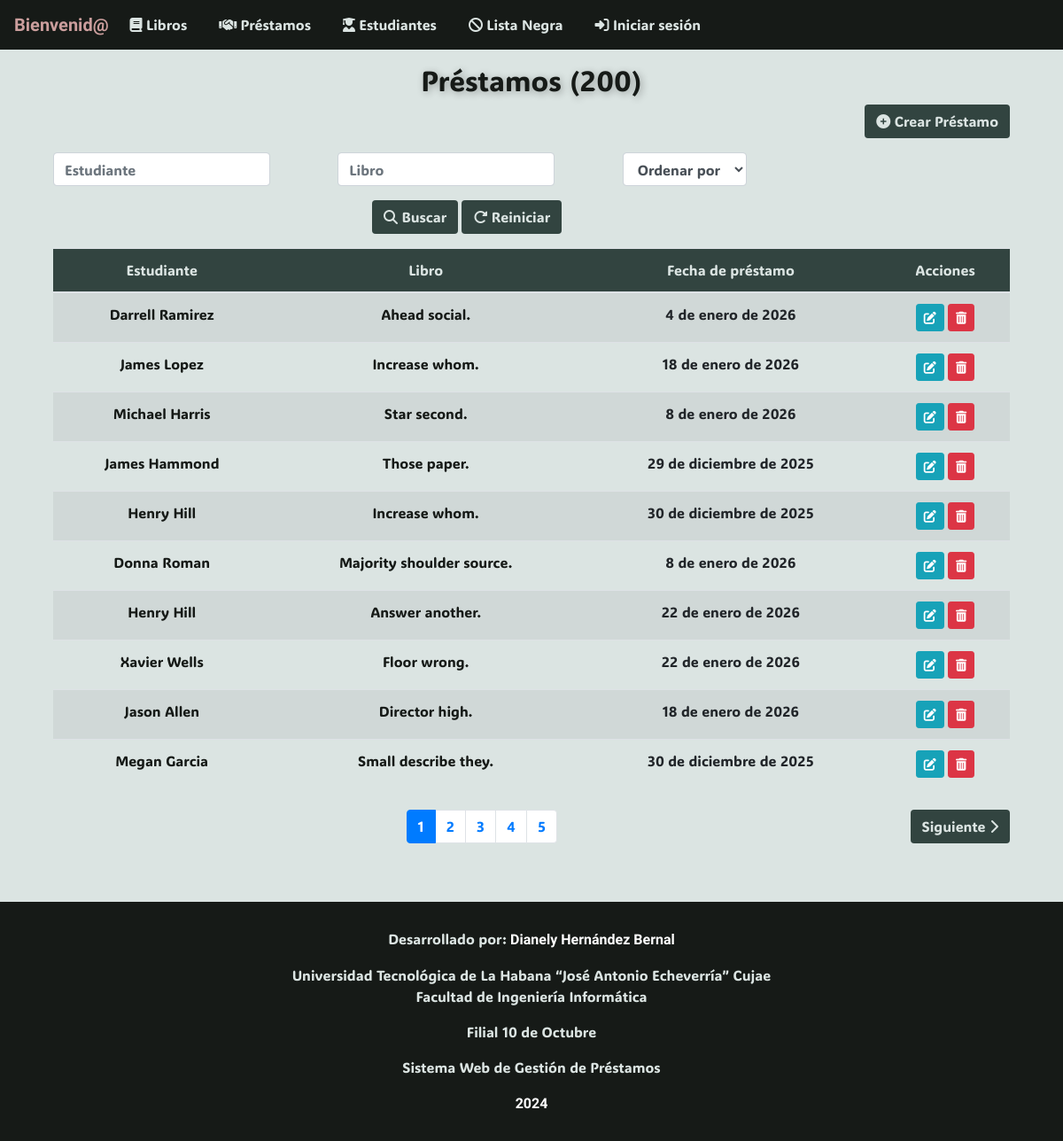
The page /prestamos/ on the database its author committed.
### app/models.py (models this page shows, shortened)
class Prestamo(models.Model):
    fecha = models.DateField()
    estudiante = models.ForeignKey(Estudiante, on_delete=models.CASCADE)
    libro = models.ForeignKey(Libro, on_delete=models.CASCADE)

class Estudiante(models.Model):
    nombre = models.CharField(max_length=30)
    apellidos = models.CharField(max_length=30)
    edad = models.IntegerField()
    anno_academico = models.IntegerField()
    CI = models.CharField(max_length=11, unique=True, validators=[RegexValidator(r'^\d{11}$')])
    telefono = models.CharField(max_length=8, validators=[RegexValidator(r'^\d{8}$')])

class Libro(models.Model):
    titulo = models.CharField(max_length=30)
    categoria = models.CharField(max_length=30, choices=LIBRO_CATEGORIA)
    cantidad_disponible = models.IntegerField()
    cantidad_prestada = models.IntegerField()
    autor = models.CharField(max_length=30)
    editorial = models.CharField(max_length=30)
    descripcion = models.TextField()

### app/views.py (the view)
# urls.py: path("prestamos/", PrestamoListView.as_view(), name="prestamo-list"),
class PrestamoListView(ListView):
    model = Prestamo
    template_name = "prestamo_list.html"
    context_object_name = "prestamos"
    def get_queryset(self):
        queryset = Prestamo.objects.all()
        estudiante = self.request.GET.get("buscar_estudiante", "")
        if estudiante:
            queryset = queryset.filter(estudiante__nombre__icontains=estudiante)
        libro = self.request.GET.get("buscar_libro", "")
        if libro:
            queryset = queryset.filter(libro__titulo__icontains=libro)
        orden = self.request.GET.get("ordenar_por", "")
        if orden:
            queryset = queryset.order_by(orden)
        return queryset
    def get_context_data(self, **kwargs):
        context = super().get_context_data(**kwargs)
        prestamos = self.get_queryset()
        context["cantidad"] = len(prestamos)
        paginator = Paginator(prestamos, 10)
        page = self.request.GET.get("page")
        prestamos = paginator.get_page(page)
        context["prestamos"] = prestamos
        return context

### app/templates/app/prestamo_list.html (shortened to what this page needs)
{% extends 'app/base.html' %}
{% block content %}
<div class="container mt-3">
    <h2 class="text-center display-5" style="animation: pulse 1.5s 1; text-shadow: 2px 2px 8px rgba(0, 0, 0, 0.3);">
        Préstamos ({{ cantidad }})
    </h2>
    <div class="text-right mb-3">
        <a href="{% url 'prestamo-create' %}" class="btn btn-color">
            <i class="fas fa-plus-circle"></i> Crear Préstamo
        </a>
    </div>
    <form method="GET" class="form-inline mb-3">
        <div class="row">
            <div class="col-md-4">
                <input type="text" name="buscar_estudiante" class="form-control" placeholder="Estudiante" value="{{ request.GET.buscar_estudiante }}">
            </div>
            <div class="col-md-4">
                <input type="text" name="buscar_libro" class="form-control" placeholder="Libro" value="{{ request.GET.buscar_libro }}">
            </div>
            <div class="col-md-4">
                <select name="ordenar_por" class="form-control">
                    <option value="">Ordenar por</option>
                </select>
            </div>
            <div class="col-md-12 text-center mt-3">
                <button type="submit" class="btn btn-color"><i class="fas fa-search"></i> Buscar</button>
                <a href="{% url 'prestamo-list' %}" class="btn btn-color"><i class="fas fa-redo-alt"></i> Reiniciar</a>
            </div>
        </div>
    </form>
    <table class="table table-striped text-center">
        <thead class="secondary-color">
            <tr>
                <th>Estudiante</th>
                <th>Libro</th>
                <th>Fecha de préstamo</th>
                <th>Acciones</th>
            </tr>
        </thead>
        <tbody>
            {% for prestamo in prestamos %}
            <tr>
                <td><a href="{% url 'estudiante-detail' prestamo.estudiante.id %}">{{ prestamo.estudiante.nombre }} {{ prestamo.estudiante.apellidos }}</a></td>
                <td><a href="{% url 'libro-detail' prestamo.libro.id %}">{{ prestamo.libro.titulo }}</a></td>
                <td>{{ prestamo.fecha }}</td>
                <td>
                    <a href="{% url 'prestamo-update' prestamo.id %}" class="btn btn-info btn-sm"><i class="fas fa-edit"></i></a>
                    <a href="{% url 'prestamo-delete' prestamo.id %}" class="btn btn-danger btn-sm"><i class="fas fa-trash-alt"></i></a>
                </td>
            </tr>
            {% empty %}
            <tr>
                <td colspan="6" class="text-center">No hay préstamos registrados</td>
            </tr>
            {% endfor %}
        </tbody>
    </table>
    <div class="d-flex justify-content-between mt-4">
        <div>
            <nav aria-label="Page navigation">
                <ul class="pagination">
                    {% for num in prestamos.paginator.page_range %}
                        {% if prestamos.number == num %}
                            <li class="page-item active">
                                <a class="page-link" href="?page={{ num }}&buscar_nombre={{ request.GET.buscar_nombre }}&buscar_ci={{ request.GET.buscar_ci }}&ordenar_por={{ request.GET.ordenar_por }}">{{ num }}</a>
                            </li>
                        {% elif num > prestamos.number|add:'-5' and num < prestamos.number|add:'5' %}
                            <li class="page-item">
                                <a class="page-link" href="?page={{ num }}&buscar_nombre={{ request.GET.buscar_nombre }}&buscar_ci={{ request.GET.buscar_ci }}&ordenar_por={{ request.GET.ordenar_por }}">{{ num }}</a>
                            </li>
                        {% endif %}
                    {% endfor %}
                </ul>
            </nav>
        </div>
        <div>
            {% if prestamos.has_next %}
                <a href="?page={{ prestamos.next_page_number }}&buscar_nombre={{ request.GET.buscar_nombre }}&buscar_ci={{ request.GET.buscar_ci }}&ordenar_por={{ request.GET.ordenar_por }}" class="btn btn-color">
                    Siguiente <i class="fas fa-chevron-right"></i>
                </a>
            {% endif %}
        </div>
    </div>
</div>
{% endblock %}

### app/templates/app/base.html (style rules this page uses)
:root { --color-primario: #161a17; --color-secundario: #324440; --color-terciario: #dbe4e2; --color-cuarto: #cb9e9d; }
body { background-color: var(--color-terciario); }
.secondary-color { background-color: var(--color-secundario); color: var(--color-terciario); }
.btn-color { background-color: var(--color-secundario); color: var(--color-terciario); }
a { color: var(--color-primario) }
h1, h2, h3, h4 { color: var(--color-primario); }
* { font-family: ADLaM Display, Ubuntu; font-weight: 400; }

### rows shown on the page
Prestamo: estudiante.nombre "Darrell", estudiante.apellidos "Ramirez", libro.titulo "Ahead social.", fecha "4 de enero de 2026"
Prestamo: estudiante.nombre "James", estudiante.apellidos "Lopez", libro.titulo "Increase whom.", fecha "18 de enero de 2026"
Prestamo: estudiante.nombre "Michael", estudiante.apellidos "Harris", libro.titulo "Star second.", fecha "8 de enero de 2026"
Prestamo: estudiante.nombre "James", estudiante.apellidos "Hammond", libro.titulo "Those paper.", fecha "29 de diciembre de 2025"
Prestamo: estudiante.nombre "Henry", estudiante.apellidos "Hill", libro.titulo "Increase whom.", fecha "30 de diciembre de 2025"
Prestamo: estudiante.nombre "Donna", estudiante.apellidos "Roman", libro.titulo "Majority shoulder source.", fecha "8 de enero de 2026"
Prestamo: estudiante.nombre "Henry", estudiante.apellidos "Hill", libro.titulo "Answer another.", fecha "22 de enero de 2026"
Prestamo: estudiante.nombre "Xavier", estudiante.apellidos "Wells", libro.titulo "Floor wrong.", fecha "22 de enero de 2026"
Prestamo: estudiante.nombre "Jason", estudiante.apellidos "Allen", libro.titulo "Director high.", fecha "18 de enero de 2026"
Prestamo: estudiante.nombre "Megan", estudiante.apellidos "Garcia", libro.titulo "Small describe they.", fecha "30 de diciembre de 2025"

### other values the page prints
{{ cantidad }} "200"
{{ num }} "1"
{{ num }} "2" "3" "4" "5"
